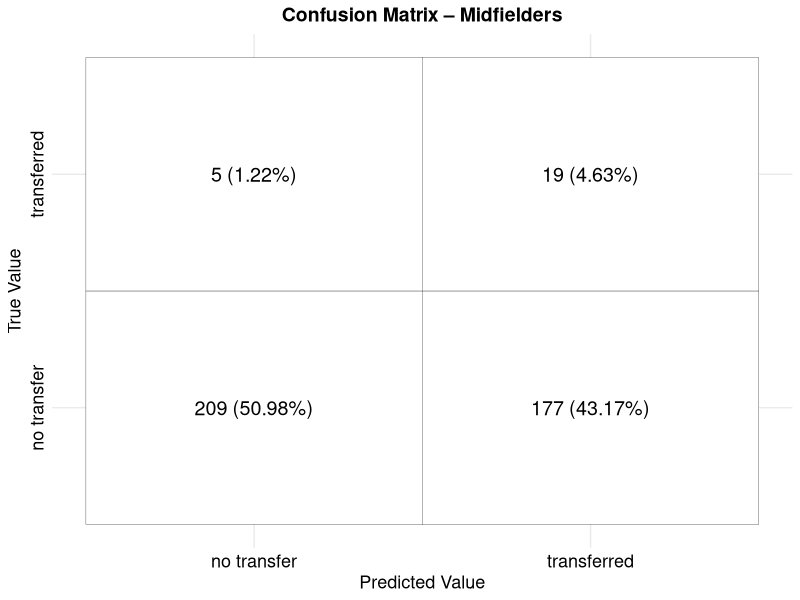
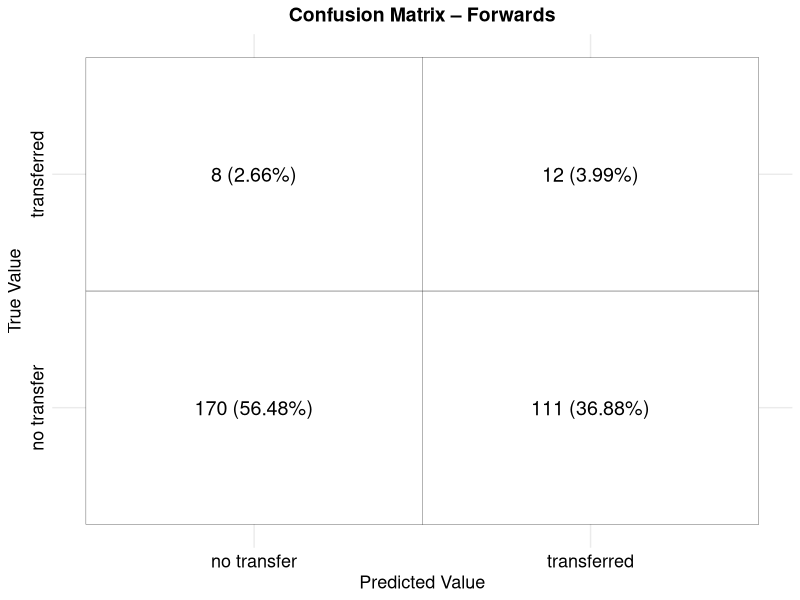
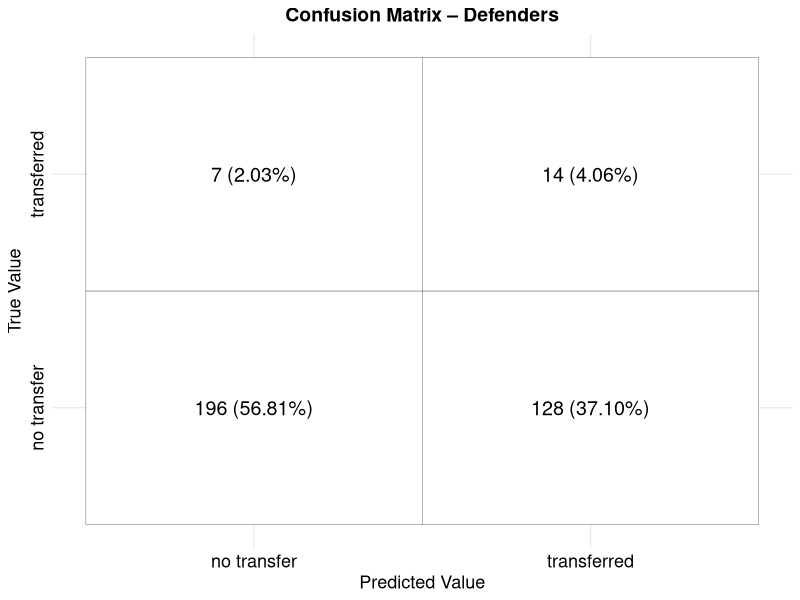

Recreate these plots in R, in order. (Note: this script raises an error after producing the figures.)
## ---- chunk 1
knitr::opts_chunk$set(echo = TRUE)
## ---- chunk 2
if (!require(randomForest)) install.packages("randomForest", dependencies = TRUE)
if (!require(caret)) install.packages("caret", dependencies = TRUE)

library(randomForest)
library(caret)
library(dplyr)
library(kableExtra)
library(grid)
library(gridExtra)
library(stringr)
## ---- chunk 3
data <- read.csv("transfer_dataset.csv", stringsAsFactors = T)
data <- data[, !names(data) %in% c("player", "season")]

## ---- chunk 4

data$transfer <- as.factor(data$transfer)
data$MF <- as.factor(data$MF)
data$DF <- as.factor(data$DF)
data$FW <- as.factor(data$FW)

data <- na.omit(data)
## ---- chunk 5
set.seed(42)

# Helper to split into Train (60%), Validation (20%), Test (20%)
three_way_split <- function(df, response) {
  # 60% Train
  idx_train <- createDataPartition(df[[response]], p = 0.6, list = FALSE)
  train <- df[idx_train, ]
  temp  <- df[-idx_train, ]
  # Of the remaining 40%, split half/half into validation & test (each 20% of original)
  idx_val <- createDataPartition(temp[[response]], p = 0.5, list = FALSE)
  validation <- temp[idx_val, ]
  test       <- temp[-idx_val, ]
  list(train = train, validation = validation, test = test)
}

# Positions to loop through
positions <- c("MF", "FW", "DF")

# Storage
models_val     <- list()
conf_matrices  <- list()

for (pos in positions) {
  
  # 1) Subset & clean
  pos_data <- subset(data, data[[pos]] == 1)
  pos_data <- pos_data[, !names(pos_data) %in% c("season","player","MF","FW","DF")]
  pos_data$transfer <- as.factor(pos_data$transfer)
  
  if(nrow(pos_data) < 50) {
    cat("Not enough data for", pos, "\n"); next
  }
  
  #  Three-way split
  splits <- three_way_split(pos_data, "transfer")
  train      <- splits$train
  validation <- splits$validation

  
  # Down-sample training only
  down <- downSample(
    x     = train[, setdiff(names(train), "transfer")],
    y     = train$transfer,
    yname = "transfer"
  )
  
  # Train RF on down-sampled training set
  rf_mod <- randomForest(
    transfer ~ .,
    data   = down,
    ntree  = 500,
    mtry   = floor(sqrt(ncol(down) - 1)),
    importance = TRUE
  )
  models_val[[pos]] <- rf_mod
  
  # 5) Evaluate on the validation set
  preds <- predict(rf_mod, validation)
  cm    <- confusionMatrix(preds, validation$transfer)
  conf_matrices[[pos]] <- cm
  
  cat("\n===", pos, "Players: Validation Performance ===\n")
  print(cm)
}

## ---- chunk 6
library(caret)
library(randomForest)

set.seed(42)
positions <- c("MF", "FW", "DF")

for (pos in positions) {
  
  # Subset & clean
  pos_data <- subset(data, data[[pos]] == 1)
  pos_data <- pos_data[, !names(pos_data) %in% c("season", "player", "MF", "FW", "DF")]
  pos_data$transfer <- as.factor(pos_data$transfer)
  
  # Three‐way split: 60% train, 20% test, 20% validation
  idx_train <- createDataPartition(pos_data$transfer, p = 0.6, list = FALSE)
  trainData <- pos_data[idx_train, ]
  temp      <- pos_data[-idx_train, ]
  
  idx_test  <- createDataPartition(temp$transfer, p = 0.5, list = FALSE)
  testData  <- temp[idx_test, ]
  validData <- temp[-idx_test, ]
  
  # Down‐sample and up‐sample the TRAINING set
  train_down <- downSample(
    x     = trainData[, setdiff(names(trainData), "transfer")],
    y     = trainData$transfer,
    yname = "transfer"
  )
  train_up <- upSample(
    x     = trainData[, setdiff(names(trainData), "transfer")],
    y     = trainData$transfer,
    yname = "transfer"
  )
  
  # Fit RF on each sampled training set
  rf_down <- randomForest(
    transfer ~ .,
    data  = train_down,
    ntree = 500,
    mtry  = floor(sqrt(ncol(train_down) - 1))
  )
  rf_up <- randomForest(
    transfer ~ .,
    data  = train_up,
    ntree = 500,
    mtry  = floor(sqrt(ncol(train_up) - 1))
  )
  
  # Predict & evaluate on VALIDATION set
  cat("\n---", pos, "Players: Down‐Sampled Model (Validation) ---\n")
  pred_val_down <- predict(rf_down, validData)
  print(confusionMatrix(pred_val_down, validData$transfer))
  
  cat("\n---", pos, "Players: Up‐Sampled Model (Validation) ---\n")
  pred_val_up <- predict(rf_up, validData)
  print(confusionMatrix(pred_val_up, validData$transfer))
}

## ---- chunk 7
summary_df <- data.frame(
  Position    = character(),
  Sampling    = character(),
  Dataset     = character(),
  Accuracy    = numeric(),
  Sensitivity = numeric(),
  Specificity = numeric(),
  stringsAsFactors = FALSE
)

for (pos in positions) {
  
  # ... your three‐way split, down/up‐sampling, and model fitting here ...
  # (trainData, validData, rf_down, rf_up, testData, etc.)
  
  # Predict & evaluate on TEST set
  cm_test_down <- confusionMatrix(predict(rf_down, testData), testData$transfer)
  cm_test_up   <- confusionMatrix(predict(rf_up,   testData), testData$transfer)
  
  # Predict & evaluate on VALIDATION set
  cm_val_down <- confusionMatrix(predict(rf_down, validData), validData$transfer)
  cm_val_up   <- confusionMatrix(predict(rf_up,   validData), validData$transfer)
  
  # Append each result to summary_df
  summary_df <- rbind(
    summary_df,
    data.frame(
      Position    = pos,
      Sampling    = "Down",
      Dataset     = "Test",
      Accuracy    = cm_test_down$overall["Accuracy"],
      Sensitivity = cm_test_down$byClass["Sensitivity"],
      Specificity = cm_test_down$byClass["Specificity"],
      stringsAsFactors = FALSE
    ),
    data.frame(
      Position    = pos,
      Sampling    = "Up",
      Dataset     = "Test",
      Accuracy    = cm_test_up$overall["Accuracy"],
      Sensitivity = cm_test_up$byClass["Sensitivity"],
      Specificity = cm_test_up$byClass["Specificity"],
      stringsAsFactors = FALSE
    ),
    data.frame(
      Position    = pos,
      Sampling    = "Down",
      Dataset     = "Validation",
      Accuracy    = cm_val_down$overall["Accuracy"],
      Sensitivity = cm_val_down$byClass["Sensitivity"],
      Specificity = cm_val_down$byClass["Specificity"],
      stringsAsFactors = FALSE
    ),
    data.frame(
      Position    = pos,
      Sampling    = "Up",
      Dataset     = "Validation",
      Accuracy    = cm_val_up$overall["Accuracy"],
      Sensitivity = cm_val_up$byClass["Sensitivity"],
      Specificity = cm_val_up$byClass["Specificity"],
      stringsAsFactors = FALSE
    )
  )
}

# Finally, print the comparison table
kable(
  summary_df,
  digits  = 3,
  caption = "RF Performance by Position, Sampling & Dataset"
)
## ---- chunk 8
# --- Midfielders ---
mf_data <- subset(data, MF == 1)
mf_data$transfer <- factor(mf_data$transfer)
mf_splits <- three_way_split(mf_data, "transfer")
mf_train  <- mf_splits$train
mf_val    <- mf_splits$validation

# down‐sample & fit
mf_down <- downSample(
  x     = mf_train[, setdiff(names(mf_train), "transfer")],
  y     = mf_train$transfer,
  yname = "transfer"
)
mf_rf    <- randomForest(
  transfer ~ .,
  data   = mf_down,
  ntree  = 500,
  mtry   = floor(sqrt(ncol(mf_down) - 1))
)

# predictions & confusionMatrix
mf_preds         <- predict(mf_rf, mf_val)
mf_conf_matrix   <- confusionMatrix(factor(mf_preds), factor(mf_val$transfer))
mf_conf_df       <- as.data.frame(mf_conf_matrix$table)
mf_conf_df$Prediction <- factor(
  mf_conf_df$Prediction,
  levels = c("0","1"),
  labels = c("no transfer","transferred")
)
mf_conf_df$Reference  <- factor(
  mf_conf_df$Reference,
  levels = c("0","1"),
  labels = c("no transfer","transferred")
)
mf_total_obs     <- sum(mf_conf_matrix$table)
mf_conf_df$Proportion <- mf_conf_df$Freq / mf_total_obs

mf_conf_matrix_g <- ggplot(mf_conf_df, aes(x = Prediction, y = Reference)) +
  geom_tile(fill = "white", color = "black") +
  geom_text(aes(label = paste0(
    Freq, " (", sprintf("%.2f", Proportion * 100), "%)"
  )), size = 5) +
  theme_minimal() +
  labs(
    title = "Confusion Matrix – Midfielders",
    x     = "Predicted Value",
    y     = "True Value"
  ) +
  theme(
    axis.text         = element_text(size = 13, color = "black"),
    axis.text.y       = element_text(angle = 90, hjust = 0.5),
    axis.title        = element_text(size = 13, color = "black"),
    plot.title        = element_text(face = "bold", size = 14, hjust = 0.5)
  )

print(mf_conf_matrix_g)



# --- Forwards ---
fw_data <- subset(data, FW == 1)
fw_data$transfer <- factor(fw_data$transfer)
fw_splits <- three_way_split(fw_data, "transfer")
fw_train  <- fw_splits$train
fw_val    <- fw_splits$validation

fw_down <- downSample(
  x     = fw_train[, setdiff(names(fw_train), "transfer")],
  y     = fw_train$transfer,
  yname = "transfer"
)
fw_rf    <- randomForest(
  transfer ~ .,
  data   = fw_down,
  ntree  = 500,
  mtry   = floor(sqrt(ncol(fw_down) - 1))
)

fw_preds       <- predict(fw_rf, fw_val)
fw_conf_matrix <- confusionMatrix(factor(fw_preds), factor(fw_val$transfer))
fw_conf_df     <- as.data.frame(fw_conf_matrix$table)
fw_conf_df$Prediction <- factor(
  fw_conf_df$Prediction,
  levels = c("0","1"),
  labels = c("no transfer","transferred")
)
fw_conf_df$Reference  <- factor(
  fw_conf_df$Reference,
  levels = c("0","1"),
  labels = c("no transfer","transferred")
)
fw_total_obs   <- sum(fw_conf_matrix$table)
fw_conf_df$Proportion <- fw_conf_df$Freq / fw_total_obs

fw_conf_matrix_g <- ggplot(fw_conf_df, aes(x = Prediction, y = Reference)) +
  geom_tile(fill = "white", color = "black") +
  geom_text(aes(label = paste0(
    Freq, " (", sprintf("%.2f", Proportion * 100), "%)"
  )), size = 5) +
  theme_minimal() +
  labs(
    title = "Confusion Matrix – Forwards",
    x     = "Predicted Value",
    y     = "True Value"
  ) +
  theme(
    axis.text         = element_text(size = 13, color = "black"),
    axis.text.y       = element_text(angle = 90, hjust = 0.5),
    axis.title        = element_text(size = 13, color = "black"),
    plot.title        = element_text(face = "bold", size = 14, hjust = 0.5)
  )

print(fw_conf_matrix_g)



# --- Defenders ---
df_data <- subset(data, DF == 1)
df_data$transfer <- factor(df_data$transfer)
df_splits <- three_way_split(df_data, "transfer")
df_train  <- df_splits$train
df_val    <- df_splits$validation

df_down <- downSample(
  x     = df_train[, setdiff(names(df_train), "transfer")],
  y     = df_train$transfer,
  yname = "transfer"
)
df_rf    <- randomForest(
  transfer ~ .,
  data   = df_down,
  ntree  = 500,
  mtry   = floor(sqrt(ncol(df_down) - 1))
)

df_preds       <- predict(df_rf, df_val)
df_conf_matrix <- confusionMatrix(factor(df_preds), factor(df_val$transfer))
df_conf_df     <- as.data.frame(df_conf_matrix$table)
df_conf_df$Prediction <- factor(
  df_conf_df$Prediction,
  levels = c("0","1"),
  labels = c("no transfer","transferred")
)
df_conf_df$Reference  <- factor(
  df_conf_df$Reference,
  levels = c("0","1"),
  labels = c("no transfer","transferred")
)
df_total_obs   <- sum(df_conf_matrix$table)
df_conf_df$Proportion <- df_conf_df$Freq / df_total_obs

df_conf_matrix_g <- ggplot(df_conf_df, aes(x = Prediction, y = Reference)) +
  geom_tile(fill = "white", color = "black") +
  geom_text(aes(label = paste0(
    Freq, " (", sprintf("%.2f", Proportion * 100), "%)"
  )), size = 5) +
  theme_minimal() +
  labs(
    title = "Confusion Matrix – Defenders",
    x     = "Predicted Value",
    y     = "True Value"
  ) +
  theme(
    axis.text         = element_text(size = 13, color = "black"),
    axis.text.y       = element_text(angle = 90, hjust = 0.5),
    axis.title        = element_text(size = 13, color = "black"),
    plot.title        = element_text(face = "bold", size = 14, hjust = 0.5)
  )

print(df_conf_matrix_g)

## ---- chunk 9
mf_df <- data.frame(
  Metric = names(mf_metrics),
  Value  = round(as.numeric(mf_metrics), 3),
  row.names = NULL
)

fw_df <- data.frame(
  Metric = names(fw_metrics),
  Value  = round(as.numeric(fw_metrics), 3),
  row.names = NULL
)

df_df <- data.frame(
  Metric = names(df_metrics),
  Value  = round(as.numeric(df_metrics), 3),
  row.names = NULL
)

# Print each with a caption
kable(mf_df, caption = "Midfielders RF Model Performance")
kable(fw_df, caption = "Forwards RF Model Performance")
kable(df_df, caption = "Defenders RF Model Performance")
## ---- chunk 10
# 1) Put your cm objects in a list
cms <- list(
  "Midfielders" = mf_conf_matrix,
  "Forwards"    = fw_conf_matrix,
  "Defenders"   = df_conf_matrix
)

# 2) Loop and build each table
for (pos in names(cms)) {
  cm <- cms[[pos]]
  
  # Manually create the df so Metric names are exactly what you want
  df <- data.frame(
    Metric = c("Accuracy", "Kappa", "Sensitivity", "Specificity"),
    Value  = round(c(
      cm$overall["Accuracy"],
      cm$overall["Kappa"],
      cm$byClass["Sensitivity"],
      cm$byClass["Specificity"]
    ), 3),
    stringsAsFactors = FALSE
  )
  
  # 3) Create and style the kable, auto-detecting HTML vs LaTeX
  tbl <- kable(
    df,
    caption   = paste0("RF Model Performance — ", pos),
    booktabs  = TRUE,
    col.names = c("**Metric**", "**Value**")
  ) %>%
  kable_styling(
    full_width = FALSE,
    position   = "center",
    if (knitr::is_html_output()) {
      bootstrap_options = c("striped","hover","condensed","responsive")
    } else {
      latex_options = c("striped","hold_position","repeat_header")
    }
  ) %>%
  row_spec(
    0,
    bold       = TRUE,
    background = if (knitr::is_html_output()) "#EFEFEF" else "#E8E8E8"
  )
  
  print(tbl)
}
## ---- chunk 11
#MF players:
cat("Model summary for MF players:\n")
print(models[["MF"]])
plot(models[["MF"]], main = "OOB Error for MD Players")
varImpPlot(models[["MF"]], main = "Variable Importance for MD Players")

#FW players:
cat("Model summary for FW players:\n")
print(models[["FW"]])
plot(models[["FW"]], main = "OOB Error for FW Players")
varImpPlot(models[["FW"]], main = "Variable Importance for FW Players")


#DF players:
cat("Model summary for DF players:\n")
print(models[["DF"]])
plot(models[["DF"]], main = "OOB Error for DF Players")
varImpPlot(models[["DF"]], main = "Variable Importance for DF Players")

## ---- chunk 12
oob_data <- data.frame(
  trees = 1:nrow(models[["MF"]]$err.rate),
  OOB_Error = models[["MF"]]$err.rate[,"OOB"]
)

library(ggplot2)
ggplot(oob_data, aes(x = trees, y = OOB_Error)) +
  geom_line(color = "blue", size = 1.2) +
  labs(
    title = "OOB Error Rate for MF Players",
    x = "Number of Trees",
    y = "OOB Error"
  ) +
  theme_minimal()

importanceMF <- data.frame(
  Variable = rownames(models[["MF"]]$importance),
  Importance = models[["MF"]]$importance[,"MeanDecreaseAccuracy"]
)

# Order variables by importance
importanceMF <- importanceMF[order(importanceMF$Importance, decreasing = TRUE), ]
importanceMF$Variable <- str_to_title(gsub("_", " ", importanceMF$Variable))
importanceMF$Color <- rep(c("steelblue", "tomato"), length.out = nrow(importanceMF))

ggplot(importanceMF, aes(x = reorder(Variable, Importance), y = Importance, fill = Color)) +
  geom_bar(stat = "identity") +
  coord_flip() +
  labs(
    title = "Variable Importance for Midfielders (MDA)",
    x = "Variables",
    y = "Importance"
  ) +
  scale_fill_identity() +
  theme_minimal()

importanceDF <- data.frame(
  Variable = rownames(models[["DF"]]$importance),
  Importance = models[["DF"]]$importance[,"MeanDecreaseAccuracy"]
)

# Order variables by importance
importanceDF<- importanceDF[order(importanceDF$Importance, decreasing = TRUE), ]
importanceDF$Variable <- str_to_title(gsub("_", " ", importanceDF$Variable))
importanceDF$Color <- rep(c("steelblue", "tomato"), length.out = nrow(importanceDF))

ggplot(importanceDF, aes(x = reorder(Variable, Importance), y = Importance, fill = Color)) +
  geom_bar(stat = "identity") +
  coord_flip() +
  labs(
    title = "Variable Importance for Defenders (MDA)",
    x = "Variables",
    y = "Importance"
  ) +
  scale_fill_identity() +
  theme_minimal()

importanceFW <- data.frame(
  Variable = rownames(models[["FW"]]$importance),
  Importance = models[["FW"]]$importance[,"MeanDecreaseAccuracy"]
)

# Order variables by importance
importanceFW <- importanceFW[order(importanceFW$Importance, decreasing = TRUE), ]
importanceFW$Variable <- str_to_title(gsub("_", " ", importanceFW$Variable))
importanceFW$Color <- rep(c("steelblue", "tomato"), length.out = nrow(importanceFW))

ggplot(importanceFW, aes(x = reorder(Variable, Importance), y = Importance, fill = Color)) +
  geom_bar(stat = "identity") +
  coord_flip() +
  labs(
    title = "Variable Importance for Forwards (MDA)",
    x = "Variables",
    y = "Importance"
  ) +
  scale_fill_identity() +
  theme_minimal()
## ---- chunk 13
performance_table <- do.call(rbind, lapply(names(conf_matrices), function(pos) {
  cm <- conf_matrices[[pos]]
  data.frame(
    Position = pos,
    Accuracy = round(as.numeric(cm$overall["Accuracy"]), 3),
    Sensitivity = round(as.numeric(cm$byClass["Sensitivity"]), 3),
    Specificity = round(as.numeric(cm$byClass["Specificity"]), 3)
  )
}))

kable(performance_table, 
      caption = "RF Model Performance Metrics by Position",
      col.names = c("Position", "Accuracy", "Sensitivity", "Specificity"))

performance_table <- do.call(rbind, lapply(names(conf_matrices), function(pos) {
  cm <- conf_matrices[[pos]]
  data.frame(
    Position = pos,
    Accuracy = round(as.numeric(cm$overall["Accuracy"]), 3),
    Sensitivity = round(as.numeric(cm$byClass["Sensitivity"]), 3),
    Specificity = round(as.numeric(cm$byClass["Specificity"]), 3)
  )
}))

performance_table <- do.call(rbind, lapply(names(conf_matrices), function(pos) {
  cm <- conf_matrices[[pos]]
  data.frame(
    Position = pos,
    Accuracy = round(as.numeric(cm$overall["Accuracy"]), 3),
    Sensitivity = round(as.numeric(cm$byClass["Sensitivity"]), 3),
    Specificity = round(as.numeric(cm$byClass["Specificity"]), 3)
  )
}))

# Create a title for the summary table
summary_title <- textGrob("RF Model Performance Metrics by Position",
                            gp = gpar(fontsize = 14, fontface = "bold"))

# Convert the summary data frame into a table graphic
performance_table_grob <- tableGrob(performance_table)

# Arrange the title and table vertically
grid.arrange(summary_title, performance_table_grob, 
             nrow = 2, 
             heights = c(0.15, 0.85))


# Now, loop over each confusion matrix to display it nicely
for (pos in names(conf_matrices)) {
  # Create a title for each confusion matrix
  cm_title <- textGrob(paste("Confusion Matrix for", pos, "Players"),
                       gp = gpar(fontsize = 14, fontface = "bold"))
  # Convert the confusion matrix table into a table graphic
  cm_grob <- tableGrob(as.table(conf_matrices[[pos]]$table))
  
  # Arrange the title and the matrix table together
  grid.arrange(cm_title, cm_grob, 
               nrow = 2, 
               heights = c(0.15, 0.85))
}

## ---- chunk 14
importance_data <- data.frame(
  Variable = rownames(models[["MF"]]$importance),
  Importance = models[["MF"]]$importance[,"MeanDecreaseAccuracy"]
)

# Remove underscores, replace with spaces, and convert text to title case
importance_data$Variable <- str_to_title(gsub("_", " ", importance_data$Variable))

# Order the data by importance, descending
importance_data <- importance_data[order(importance_data$Importance, decreasing = TRUE), ]

# Create an alternating color vector (for example, between "steelblue" and "tomato")
importance_data$Color <- rep(c("steelblue", "tomato"), length.out = nrow(importance_data))

# Plot the variable importance using ggplot2 with the cleaned labels
ggplot(importance_data, aes(x = reorder(Variable, Importance), y = Importance, fill = Color)) +
  geom_bar(stat = "identity") +
  coord_flip() +
  labs(
    title = "Variable Importance (MeanDecreaseAccuracy)",
    x = "Variables",
    y = "Importance"
  ) +
  scale_fill_identity() +
  theme_minimal()

importance_data <- data.frame(
  Variable = rownames(models[["MF"]]$importance),
  Importance = models[["MF"]]$importance[,"MeanDecreaseAccuracy"]
)

# Remove underscores, replace with spaces, and convert text to title case
importance_data$Variable <- str_to_title(gsub("_", " ", importance_data$Variable))

# Order the data by importance, descending
importance_data <- importance_data[order(importance_data$Importance, decreasing = TRUE), ]

# Create an alternating color vector (for example, between "steelblue" and "tomato")
importance_data$Color <- rep(c("steelblue", "tomato"), length.out = nrow(importance_data))

# Plot the variable importance using ggplot2 with the cleaned labels
ggplot(importance_data, aes(x = reorder(Variable, Importance), y = Importance, fill = Color)) +
  geom_bar(stat = "identity") +
  coord_flip() +
  labs(
    title = "Variable Importance (MeanDecreaseAccuracy)",
    x = "Variables",
    y = "Importance"
  ) +
  scale_fill_identity() +
  theme_minimal()
## ---- chunk 15
set.seed(42)

positions <- c("MF", "FW", "DF")
validation_sets <- list()

for (pos in positions) {
  # Subset & clean
  pos_data <- subset(data, data[[pos]] == 1)
  pos_data <- pos_data[, !names(pos_data) %in% c("season","player","MF","FW","DF")]
  pos_data$transfer <- factor(pos_data$transfer)
  
  if (nrow(pos_data) < 50) {
    warning("Not enough data for ", pos, "—skipping validation split")
    next
  }
  
  # Create a 20% validation split
  idx_val <- createDataPartition(pos_data$transfer, p = 0.2, list = FALSE)
  validation_sets[[pos]] <- pos_data[idx_val, ]
  
  # (Optional) the remaining 80% you can grab with:
  # train_sets[[pos]] <- pos_data[-idx_val, ]
}
## ---- chunk 16
for (pos in positions) {
  # 1) Subset & clean
  pos_data <- subset(data, data[[pos]] == 1)
  pos_data <- pos_data[, !names(pos_data) %in% c("season","player","MF","FW","DF")]
  pos_data$transfer <- factor(pos_data$transfer)
  
  if (nrow(pos_data) < 50) {
    message("Skipping ", pos, ": too few rows")
    next
  }
  
#  Validation split (20%)
  idx_val     <- createDataPartition(pos_data$transfer, p = 0.2, list = FALSE)
  validation  <- pos_data[idx_val, ]
  train_data  <- pos_data[-idx_val, ]
  
# One‐hot encode (to avoid categorical‐level limits)
  dv          <- dummyVars(transfer ~ ., data = train_data, fullRank = TRUE)
  train_dmy   <- predict(dv, newdata = train_data) %>% as.data.frame()
  train_dmy$transfer <- train_data$transfer
  valid_dmy   <- predict(dv, newdata = validation) %>% as.data.frame()
  valid_dmy$transfer <- validation$transfer
  
# Fit RF on training 80%
  rf_mod      <- randomForest(
    transfer ~ ., 
    data   = train_dmy, 
    ntree  = 500, 
    mtry   = floor(sqrt(ncol(train_dmy) - 1))
  )
  
# Predict & build tidy cm df
  preds       <- predict(rf_mod, valid_dmy)
  cm_matrix   <- confusionMatrix(preds, valid_dmy$transfer)
  df_cm       <- as.data.frame(cm_matrix$table)
  total_obs   <- sum(df_cm$Freq)
  
  df_cm$Prediction <- factor(
    df_cm$Prediction,
    levels = c("0","1"),
    labels = c("no transfer","transferred")
  )
  df_cm$Reference  <- factor(
    df_cm$Reference,
    levels = c("0","1"),
    labels = c("no transfer","transferred")
  )
  df_cm$Proportion <- round(df_cm$Freq / total_obs, 3)
  
  # 6) Print in exact format
  cat("\n---", pos, "Validation Confusion Matrix ---\n")
  print(df_cm, row.names = FALSE)
}

## ---- chunk 17
pos_titles <- c(
  FW = "Forwards",
  MF = "Midfielders",
  DF = "Defenders"
)

set.seed(123)            # for reproducibility
conf_plots <- list()

for (pos in positions) {
 # Subset & clean
  pos_data <- subset(data, data[[pos]] == 1)
  pos_data <- pos_data[, !names(pos_data) %in% c("season","player","MF","FW","DF")]
  pos_data$transfer <- factor(pos_data$transfer)
  if (nrow(pos_data) < 50) {
    message("Skipping ", pos, ": too few rows")
    next
  }

 # 60/20/20 split
  idx_train   <- createDataPartition(pos_data$transfer, p = 0.60, list = FALSE)
  train_data  <- pos_data[idx_train, ]
  temp_data   <- pos_data[-idx_train, ]
  idx_test    <- createDataPartition(temp_data$transfer, p = 0.50, list = FALSE)
  test_data   <- temp_data[idx_test, ]
  validation  <- temp_data[-idx_test, ]

# One‐hot encode (fit on train only)
  dv         <- dummyVars(transfer ~ ., data = train_data, fullRank = TRUE)
  train_dmy  <- predict(dv, newdata = train_data)  %>% as.data.frame()
  train_dmy$transfer <- train_data$transfer
  test_dmy   <- predict(dv, newdata = test_data)   %>% as.data.frame()
  test_dmy$transfer  <- test_data$transfer
  valid_dmy  <- predict(dv, newdata = validation)  %>% as.data.frame()
  valid_dmy$transfer <- validation$transfer

  # 4) Fit RF on the 60%
  rf_mod <- randomForest(
    transfer ~ .,
    data  = train_dmy,
    ntree = 500,
    mtry  = floor(sqrt(ncol(train_dmy) - 1))
  )

# Predict on TEST (20%) and build CM df
  test_preds <- predict(rf_mod, newdata = test_dmy[, setdiff(names(test_dmy), "transfer")])
  cm_test    <- confusionMatrix(test_preds, test_dmy$transfer)
  df_test    <- as.data.frame(cm_test$table)
  df_test$Proportion <- df_test$Freq / sum(df_test$Freq)
  df_test$Dataset    <- "Test"

# —and on VALIDATION (20%)
  valid_preds   <- predict(rf_mod, newdata = valid_dmy[, setdiff(names(valid_dmy), "transfer")])
  cm_valid      <- confusionMatrix(valid_preds, valid_dmy$transfer)
  df_valid      <- as.data.frame(cm_valid$table)
  df_valid$Proportion <- df_valid$Freq / sum(df_valid$Freq)
  df_valid$Dataset    <- "Validation"

# combine for plotting / plot separately
  df_cm <- rbind(df_test, df_valid)
  df_cm$Prediction <- factor(
    df_cm$Prediction,
    levels = c("0","1"),
    labels = c("no transfer","transferred")
  )
  df_cm$Reference <- factor(
    df_cm$Reference,
    levels = c("0","1"),
    labels = c("no transfer","transferred")
  )

# Plot both in facets
  title_str <- if (pos %in% names(pos_titles)) pos_titles[[pos]] else pos
  p <- ggplot(df_cm, aes(x = Prediction, y = Reference)) +
    geom_tile(fill = "white", color = "black") +
    geom_text(aes(label = paste0(Freq,
                                 " (", sprintf("%.2f", Proportion * 100), "%)")),
              size = 5) +
    facet_wrap(~ Dataset) +
    theme_minimal() +
    labs(title = paste("Confusion Matrix –", title_str),
         x     = "Predicted Value",
         y     = "True Value") +
    theme(
      axis.text.y  = element_text(size = 13, color = "black", angle = 90, hjust = 0.5),
      axis.title.y = element_text(size = 13, color = "black"),
      axis.text.x  = element_text(size = 13, color = "black"),
      axis.title.x = element_text(size = 13, color = "black")
    )

  print(p)
  conf_plots[[pos]] <- p
}
